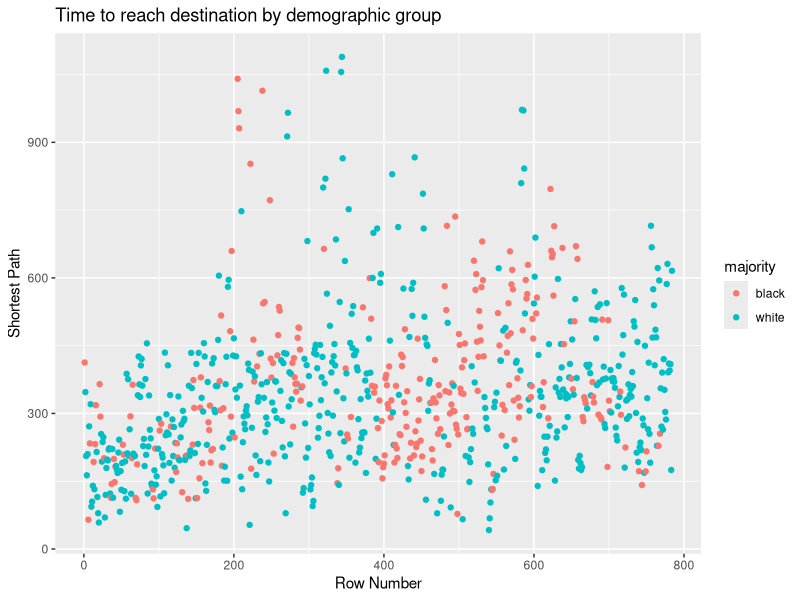

R code for this plot:
## ---- chunk 1
library(ggplot2)
## ---- chunk 2
data <- read.csv('./hospital-3-closest.csv')

head(data)
## ---- chunk 3
ggplot(data, aes(x = seq_along(shortest_path), y = shortest_path, color = majority)) + geom_point() + 
  labs(x = "Row Number", y = "Shortest Path", title = "Time to reach destination by demographic group")
## ---- chunk 4

summary(lm(formula=absolute_increase ~ majority + shortest_path, data=data))
